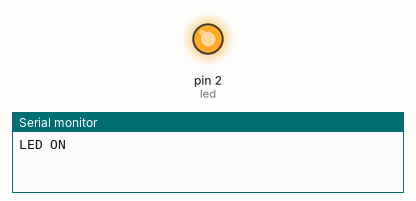
Bench run of a sketch on a simulated Arduino Uno, built with avr-gcc and run on an emulated ATmega328P. Shown: output pins drawn as LEDs (lit = HIGH), the last lines printed to the serial monitor.

Above: at 2.5 s.
At 8.0 s:
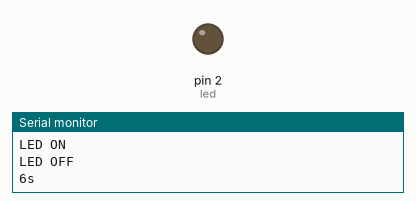
Timing chart, 0 to 14.3 s (numbered marks = the images above):
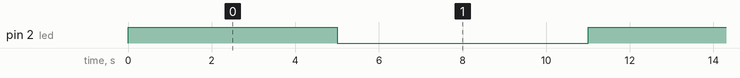

The sketch:

MyDelay.ino
```cpp
/*  Author: Pol Riera González
Contact: di.pol.riera@gmail.com
Github: https://github.com/DiPolRiera

Description code: Substitution of delay function for millis, different uses.
*/

 unsigned long initial;
 int duration;
 const int led = 2;

void setup() {
  Serial.begin(9600);
  pinMode(led, OUTPUT);
}
void loop() {
  openDelay();
  digitalWrite(led, 1);
  Serial.println("LED ON");
  closeDelay(2000);

  myDelay(3000);
  digitalWrite(led, 0);
  Serial.println("LED OFF");

  openDelay();
  Serial.println("6s");
  closeDelay(6000);

}

void openDelay(){
  initial = millis();
}

void closeDelay(int duration){
    while(millis() < initial+duration);
}

void myDelay(int duration){
  initial = millis();
    while(millis() < initial+duration);
}
```

Measured:
- by itself, pin 2 (led): alternates HIGH for 5.0 s and LOW for 6.0 s
